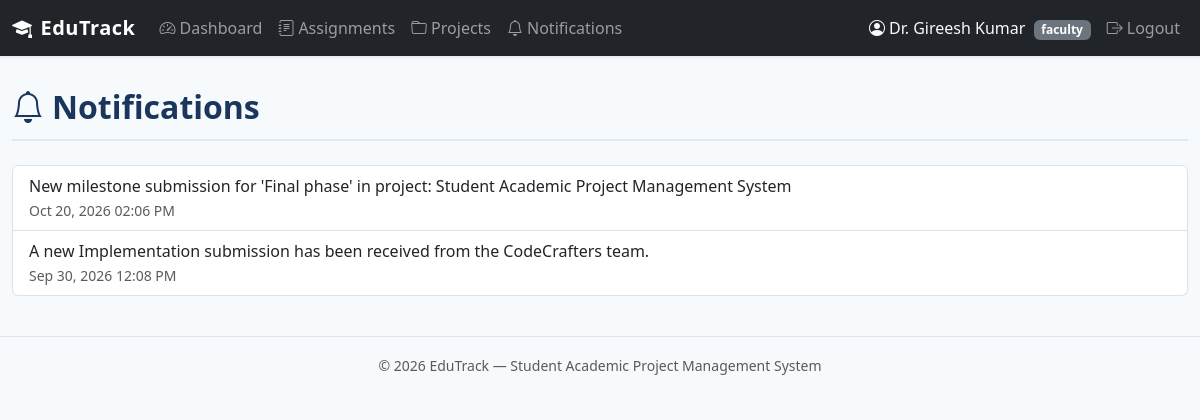
Screenshot of /faculty/notifications (signed in) with the database file from the repository.
### tables this page shows
CREATE TABLE notifications (
    notification_id INTEGER PRIMARY KEY AUTOINCREMENT,
    user_id INTEGER NOT NULL,
    message TEXT NOT NULL,
    notification_type TEXT,
    related_project_id INTEGER,
    related_assignment_id INTEGER,
    is_read INTEGER NOT NULL DEFAULT 0,
    created_at TIMESTAMP DEFAULT CURRENT_TIMESTAMP,
    FOREIGN KEY (user_id) REFERENCES users(user_id) ON DELETE CASCADE,
    FOREIGN KEY (related_project_id) REFERENCES projects(project_id) ON DELETE SET NULL,
    FOREIGN KEY (related_assignment_id) REFERENCES assignments(assignment_id) ON DELETE SET NULL
);

### routes/faculty.py (the view)
@faculty_bp.route('/notifications')
@role_required('faculty')
def notifications():
    notifs = query_db(
        'SELECT * FROM notifications WHERE user_id = ? ORDER BY created_at DESC',
        [session['user_id']]
    )
    return render_template('faculty/notifications.html', notifications=notifs)

### db.py (called while the page is built)
def get_db():
    if 'db' not in g:
        g.db = sqlite3.connect(
            current_app.config['DATABASE'],
            detect_types=sqlite3.PARSE_DECLTYPES
        )
        g.db.row_factory = sqlite3.Row
        g.db.execute('PRAGMA foreign_keys = ON')
    return g.db

def query_db(query, args=(), one=False):
    cur = get_db().execute(query, args)
    rv = cur.fetchall()
    cur.close()
    return (rv[0] if rv else None) if one else rv

### routes/__init__.py (called while the page is built)
def role_required(role):
    def decorator(f):
        @wraps(f)
        def decorated_function(*args, **kwargs):
            if 'user_id' not in session:
                flash('Please log in to access this page.', 'warning')
                return redirect(url_for('auth.login'))
            if session.get('role') != role:
                abort(403)
            return f(*args, **kwargs)
        return decorated_function
    return decorator

### routes/auth.py (called while the page is built)
@auth_bp.app_context_processor
def inject_unread_count():
    if 'user_id' in session:
        count = query_db(
            'SELECT COUNT(*) AS cnt FROM notifications WHERE user_id = ? AND is_read = 0',
            [session['user_id']], one=True
        )
        return {'unread_count': count['cnt'] if count else 0}
    return {'unread_count': 0}

### templates/faculty/notifications.html (shortened to what this page needs)
{% extends "base.html" %}
{% block content %}
<div class="page-header d-flex justify-content-between align-items-center">
    <h2><i class="bi bi-bell me-2"></i>Notifications</h2>
</div>
{% if notifications %}
<div class="list-group">
    {% for n in notifications %}
    <div class="list-group-item d-flex justify-content-between align-items-start {{ 'fw-bold' if not n['is_read'] }}">
        <div>
            {{ n['message'] }}
            <br><small class="text-muted">{{ n['created_at']|format_datetime }}</small>
        </div>
    </div>
    {% endfor %}
</div>
{% else %}
<div class="empty-state"><i class="bi bi-bell-slash"></i><p>No notifications.</p></div>
{% endif %}
{% endblock %}

### static/css/style.css (style rules this page uses)
:root { --primary: #2c5282; --primary-dark: #1a365d; --primary-light: #ebf4ff; --success: #276749; --warning: #c05621; --danger: #c53030; --gray-50: #f7fafc; --gray-100: #edf2f7; --gray-200: #e2e8f0; --gray-500: #a0aec0; --gray-600: #718096; --gray-700: #4a5568; --gray-800: #2d3748; --gray-900: #1a202c; }
body { font-family: 'Segoe UI', system-ui, -apple-system, sans-serif; background: var(--gray-50); color: var(--gray-800); min-height: 100vh; }
.page-header { margin-bottom: 1.5rem; padding-bottom: .75rem; border-bottom: 2px solid var(--gray-200); }
.page-header h2 { font-weight: 700; color: var(--primary-dark); margin: 0; }

### rows the page displays
notifications: message "New milestone submission for 'Final phase' in project: Student Academic Project Management System", created_at "Oct 20, 2026 02:06 PM"
notifications: message "A new Implementation submission has been received from the CodeCrafters team.", created_at "Sep 30, 2026 12:08 PM"

### other values shown
{{ session.get('user_name', '') }} "Dr. Gireesh Kumar"
{{ session.get('role', '') }} "faculty"
